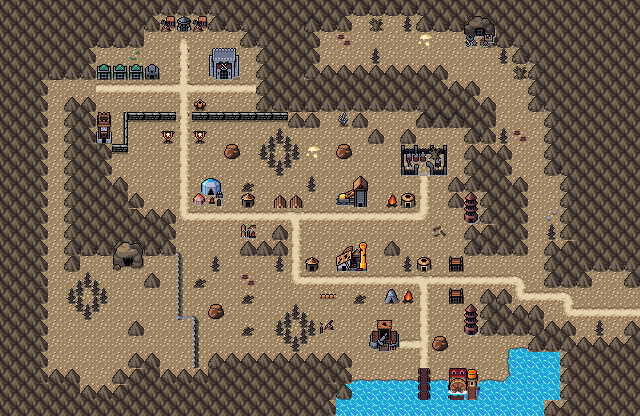

Below is a game level as drawn by its tile map, then a one-line description and the .tmx that defines it (tile-layer data replaced by summaries):
An orthogonal 40x26 tile map with 16x16 px tiles, 4 tile layers (Background, Ground, Mountain Walls, Clutter), 2 tilesets and 30 objects.

<map version="1.10" tiledversion="1.10.1" orientation="orthogonal" renderorder="right-down" width="40" height="26" tilewidth="16" tileheight="16" infinite="0" nextlayerid="8" nextobjectid="106">
 <editorsettings>
  <export target="wastetown..tmx" format="tmx" />
 </editorsettings>
 <tileset firstgid="1" source="../tileset/main.tsx" />
 <tileset firstgid="10113" source="../tileset/buildings.tsx" />
 <layer id="1" name="Background" width="40" height="26">
  <data>[1040 cells, 1039 non-empty, 11 distinct tile ids]</data>
 </layer>
 <layer id="2" name="Ground" width="40" height="26">
  <data>[1040 cells, 1020 non-empty, 16 distinct tile ids]</data>
 </layer>
 <layer id="7" name="Mountain Walls" width="40" height="26">
  <data>[1040 cells, 520 non-empty, 47 distinct tile ids]</data>
 </layer>
 <layer id="3" name="Clutter" width="40" height="26">
  <properties>
   <property name="spriteLayer" type="bool" value="true" />
  </properties>
  <data>[1040 cells, 670 non-empty, 104 distinct tile ids]</data>
 </layer>
 <objectgroup id="4" name="Objects">
  <object id="48" template="../obj/treasure.tx" x="142.944" y="306.398" />
  <object id="51" template="../obj/treasure.tx" x="176.166" y="54.6663" />
  <object id="57" template="../obj/enemy.tx" x="453.5" y="65.0004">
   <properties>
    <property name="enemy" value="Bear" />
    <property name="threatRange" type="int" value="60" />
   </properties>
  </object>
  <object id="58" template="../obj/enemy.tx" x="340.167" y="285.167">
   <properties>
    <property name="enemy" value="Kor Warrior" />
    <property name="threatRange" type="int" value="30" />
    <property name="waypoints" value="91,92" />
   </properties>
  </object>
  <object id="59" template="../obj/enemy.tx" x="422.5" y="196.167">
   <properties>
    <property name="enemy" value="Dwarf" />
    <property name="threatRange" type="int" value="30" />
    <property name="waypoints" value="93,94" />
   </properties>
  </object>
  <object id="61" template="../obj/entry_right.tx" x="602.5" y="313.5">
   <properties>
    <property name="direction" value="right" />
   </properties>
  </object>
  <object id="67" template="../obj/gold.tx" x="416.978" y="181.522" />
  <object id="68" template="../obj/enemy.tx" x="471" y="285">
   <properties>
    <property name="enemy" value="Kor Warrior" />
    <property name="threatRange" type="int" value="30" />
   </properties>
  </object>
  <object id="69" template="../obj/enemy.tx" x="288" y="224">
   <properties>
    <property name="enemy" value="Kor Warrior" />
    <property name="threatRange" type="int" value="30" />
    <property name="waypoints" value="94,95" />
   </properties>
  </object>
  <object id="70" template="../obj/enemy.tx" x="177" y="171">
   <properties>
    <property name="enemy" value="Armored Knight " />
    <property name="threatRange" type="int" value="30" />
    <property name="waypoints" value="96,95" />
   </properties>
  </object>
  <object id="71" template="../obj/enemy.tx" x="176" y="107.5">
   <properties>
    <property name="effect">{ "startBattleWithCardInCommandZone": [ "Nahiri Boss Effect"]
}</property>
    <property name="enemy" value="Nahiri" />
   </properties>
  </object>
  <object id="72" template="../obj/treasure.tx" x="142.274" y="323.667" />
  <object id="73" template="../obj/enemy.tx" x="413.724" y="311.841">
   <properties>
    <property name="enemy" value="Armored Knight " />
    <property name="threatRange" type="int" value="30" />
    <property name="waypoints" value="97,103" />
   </properties>
  </object>
  <object id="79" template="../obj/door_down.tx" x="471" y="65.1667">
   <properties>
    <property name="teleport" value="maps/map/nahiricave.tmx" />
    <property name="teleportObjectId" value="71" />
   </properties>
  </object>
  <object id="85" template="../obj/waypoint.tx" x="391.5" y="57" />
  <object id="91" template="../obj/waypoint.tx" x="385.5" y="282.667" />
  <object id="92" template="../obj/waypoint.tx" x="320.667" y="282" />
  <object id="93" template="../obj/waypoint.tx" x="423.5" y="224.667" />
  <object id="94" template="../obj/waypoint.tx" x="309.833" y="223" />
  <object id="95" template="../obj/waypoint.tx" x="176.5" y="208" />
  <object id="96" template="../obj/waypoint.tx" x="178" y="144.5" />
  <object id="97" template="../obj/waypoint.tx" x="418.5" y="291.333" />
  <object id="98" template="../obj/manashards.tx" x="233" y="107.5" />
  <object id="99" template="../obj/manashards.tx" x="338.5" y="52.5" />
  <object id="100" template="../obj/manashards.tx" x="167" y="340.5" />
  <object id="101" template="../obj/manashards.tx" x="168" y="360" />
  <object id="102" template="../obj/manashards.tx" x="486" y="375" />
  <object id="103" template="../obj/waypoint.tx" x="413.667" y="361.667" />
  <object id="104" template="../obj/enemy.tx" x="62.5489" y="345.323">
   <properties>
    <property name="enemy" value="Yeti" />
    <property name="threatRange" type="int" value="30" />
   </properties>
  </object>
  <object id="105" template="../obj/gate.tx" x="45.711" y="118.611" width="19.1841" height="22">
   <properties>
    <property name="dialog">[{
    "text":"This gate is locked",
    "options":[
    { "name":"go away" },
    {      
        "name":"unlock with Nahiri's Key",     
        "condition":[{"item":"Nahiri's Key"}],    
        "text":"The gate is unlocked",
        "options":[{"name":"continue", "action":[ {"deleteMapObject":-1},{"removeItem":"Nahiri's Key"}]} ]
    }
    ]
}]</property>
   </properties>
  </object>
 </objectgroup>
</map>
